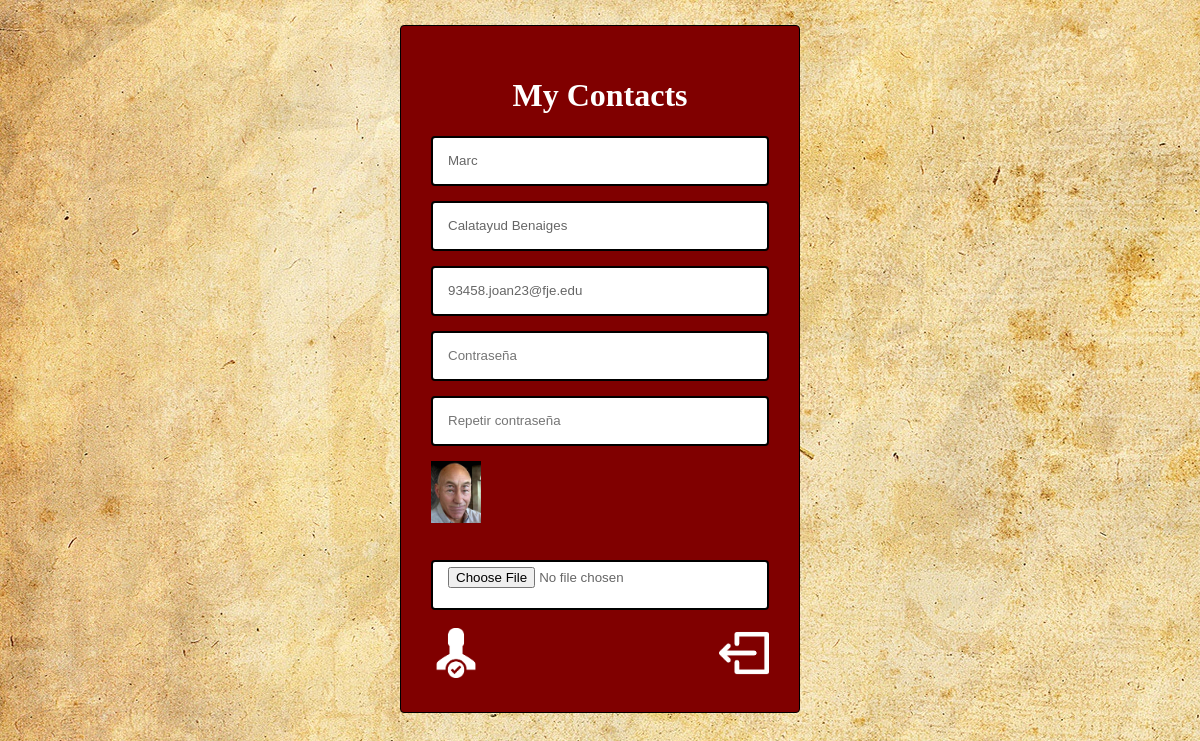
The page /usuarios_modificar.php (signed in) on the database its author committed.
### tables this page shows
CREATE TABLE `usuario` (
  `id` int(11) NOT NULL,
  `nombre` varchar(30) NOT NULL,
  `apellidos` varchar(50) NOT NULL,
  `img` varchar(50) DEFAULT NULL,
  `correo` varchar(75) NOT NULL,
  `pass` varchar(50) NOT NULL
);

### usuarios_modificar.php (the view, shortened to what this page needs)
<?php
	include_once 'conexion.proc.php';
	$user_id = $_SESSION['id'];
	$consulta_usuarios = ("SELECT * FROM usuario where id = $user_id");
	$result_usuarios = mysqli_query($con, $consulta_usuarios);
	if(mysqli_num_rows($result_usuarios)>0){
		$user=mysqli_fetch_array($result_usuarios);
?>
<!DOCTYPE html>
<html>
	<head>
		<link rel="stylesheet" type="text/css" href="css/estilo.css"/>
	</head>
	<body>
		<div class="mod-form">
			<h1>My Contacts</h1>
     		<div class="form-group ">
				<form name="f1" action="usuarios_modificar.proc.php" method="post" enctype="multipart/form-data" onsubmit="return validar();">
				<div class="form-group">
					<input type="text" name="nombre" class="form-control" value="<?php echo $user['nombre']; ?>"><br>
				</div>
				<div class="form-group">
					<input type="text" name="apellidos" class="form-control" value="<?php echo $user['apellidos']; ?>"><br>
				</div>
				<div class="form-group">
					<input type="text" name="correo" class="form-control" value="<?php echo $user['correo']; ?>"><br>
				</div>
				<div class="form-group">
					<input type="password" name="pass" class="form-control" placeholder="Contraseña" required><br>
				</div>
				<div class="form-group">
					<input type="password" name="repass" class="form-control" placeholder="Repetir contraseña" required><br>
				</div>
<?php
	$fichero="img/$user[img]";
	echo "<img src='$fichero' width='50' heigth='50' ></div></br>";
?>
				<input type="file" name="foto" class="form-control" id="foto"></br><br>
				<input id="boton" type="image" src="img/aceptar.png" onClick="validar()" style="width: 50px; height: 50px;">
				<input type="image" src="img/off.png" onClick="window.location.href='principal.php'" style="float:right;width: 50px; height: 50px;">
<?php
	}
?>
			</div>
	</body>
</html>

### css/estilo.css (style rules this page uses)
* { box-sizing:border-box; -moz-box-sizing:border-box; -webkit-box-sizing:border-box; font-family:arial; }
body { background:url("../img/fondo.jpg"); }
h1 { color:white; text-align:center; font-family:icon; }
.mod-form { width:400px; padding:30px 30px; background:#800000; border-radius:4px; border: 1px solid #000000; -moz-border-radius:4px; -webkit-border-radius:4px; margin:25px auto; }
.form-group { position: relative; margin-bottom:15px; }
.form-control { width:100%; height:50px; border:none; padding:5px 7px 5px 15px; background:#fff; color:#666; border:2px solid #000000; border-radius:4px; -moz-border-radius:4px; -webkit-border-radius:4px; }

### rows shown on the page
usuario: nombre "Marc", apellidos "Calatayud Benaiges", correo "93458.joan23@fje.edu", img (picture)
